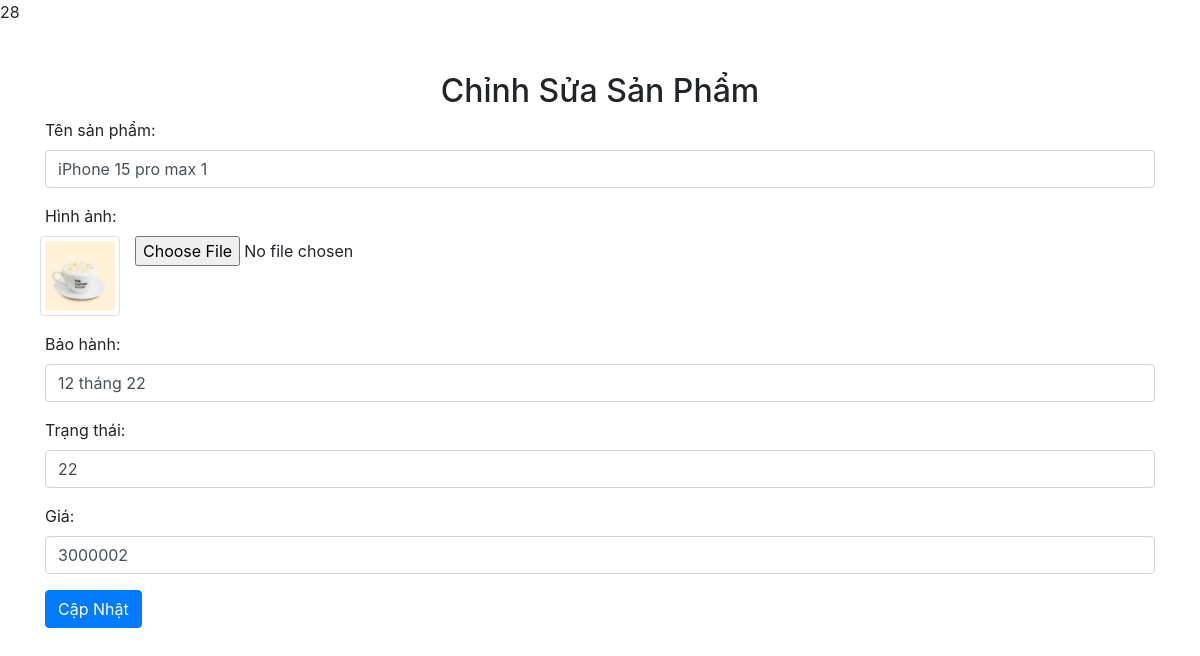
/edit.php?id=28, run on the app's committed database.
### tables this page shows
CREATE TABLE `product` (
  `id` int(11) NOT NULL,
  `ten` varchar(50) NOT NULL,
  `anh` varchar(255) NOT NULL,
  `baohanh` varchar(50) NOT NULL,
  `trangthai` varchar(50) NOT NULL,
  `gia` varchar(50) NOT NULL
);

### edit.php (the view, shortened to what this page needs)
<?php
include "connect.php";
$id = isset($_GET['id']) ? intval($_GET['id']) : 0;
$sql = "SELECT * FROM product WHERE id = :id";
$stmt = $conn->prepare($sql);
$stmt->bindParam(':id', $id, PDO::PARAM_INT);
$stmt->execute();
$row = $stmt->fetch(PDO::FETCH_ASSOC);
?>
<!DOCTYPE html>
<html lang="en">
<head>
    <link rel="stylesheet" href="https://maxcdn.bootstrapcdn.com/bootstrap/4.5.2/css/bootstrap.min.css">
</head>
<body>
    <div class="container mt-5">
        <h2 class="text-center">Chỉnh Sửa Sản Phẩm</h2>
        <form action="edit.php?id=<?php echo $id; ?>" method="POST" enctype="multipart/form-data">
            <div class="form-group">
                <label for="name">Tên sản phẩm:</label>
                <input type="text" class="form-control" id="name" name="name" value="<?php echo htmlspecialchars($row['ten']); ?>" required>
            </div>
            <div class="form-group">
                <label for="image">Hình ảnh:</label>
                <div class="row">
                    <div class="" style="width: 80px; height: 80px; margin-left: 10px;">
                        <img src="../img/<?php echo htmlspecialchars($row['anh']); ?>" alt="" class="img-thumbnail" style="width: 100%;">
                    </div>
                    <div class="col-md-9">
                        <input type="file" class="form-control-file" id="image" name="hinhanh">
                    </div>
                </div>
            </div>
            <div class="form-group">
                <label for="baohanh">Bảo hành:</label>
                <input type="text" class="form-control" id="baohanh" name="baohanh" value="<?php echo htmlspecialchars($row['baohanh']); ?>" required>
            </div>
            <div class="form-group">
                <label for="trangthai">Trạng thái:</label>
                <input type="text" class="form-control" id="trangthai" name="trangthai" value="<?php echo htmlspecialchars($row['trangthai']); ?>" required>
            </div>
            <div class="form-group">
                <label for="gia">Giá:</label>
                <input type="text" class="form-control" id="gia" name="gia" value="<?php echo htmlspecialchars($row['gia']); ?>" required>
            </div>
            <button type="submit" class="btn btn-primary" name="btn">Cập Nhật</button>
        </form>
    </div>
</body>
</html>

### data on the page
product: name "iPhone 15 pro max 1", anh (picture), baohanh "12 tháng 22", trangthai "22", gia "3000002"
